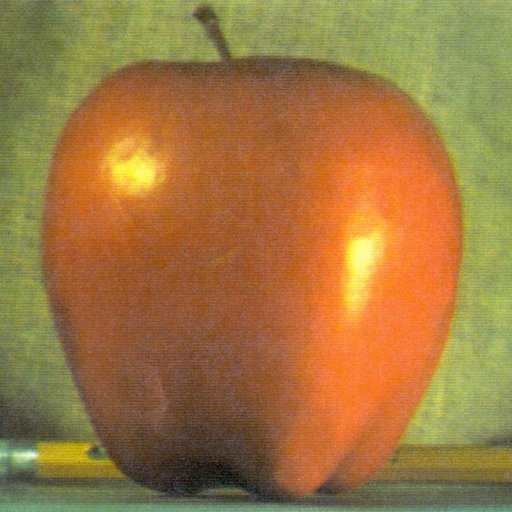
#> input picture Datasets/apple.jpg, 512 x 512 px, found by its file name
$ jupyter execute 11.Edge_Detection.ipynb
#> lines starting #> are read from the running program, lines starting #| are printed output that depends on the picture
# Edge Detection

Gradients are regions in an image where pixel intensity changes. While gradients and edges are not exactly the same from a mathematical perspective, they are closely related in computer vision.

If thresholding is about separating the inside of an object from the outside, edge detection is about finding the exact boundaries where those changes occur.

An edge detection algorithm acts like a sensor that scans across an image, looking for sudden changes in brightness. These abrupt changes often indicate the boundary of an object.

There are many techniques for detecting edges, but one of the most widely used and effective methods in computer vision is the **Canny Edge Detector**.

**Laplacian**

Imagine running your finger across a table.

- Smooth surface → nothing interesting (no edge).
- Sudden drop at the table's boundary → edge.

The Canny detector is basically a robot finger that moves across the image looking for those sudden drops in brightness.

1. `cv.Laplacian()`
- Same brightness  -> No edge
- Sudden change    -> Edge
So it transforms the image into an "edge image".
<br>

2. `cv.CV_64F`
- store the result as 64-bit floating point numbers,，because Laplacian calcualtion can produce negative values.

[cell 1]
import cv2 as cv
import matplotlib.pyplot as plt
import numpy as np

img=cv.imread("../image/apple.jpg")
#> img is the input picture: shape (512, 512, 3); mean B, G, R 64.8, 119.7, 159.1
gray=cv.cvtColor(img,cv.COLOR_BGR2GRAY)
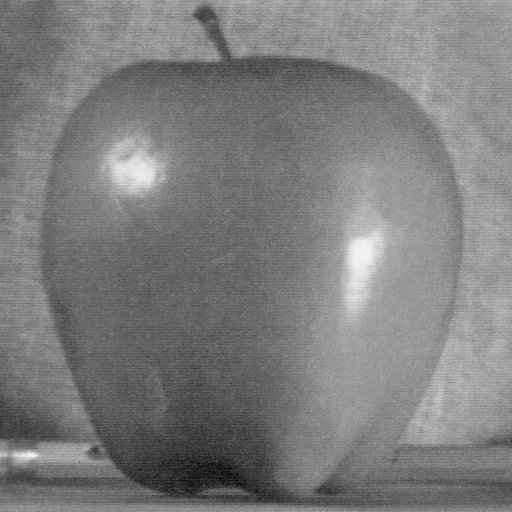
#> gray: shape (512, 512); min 7, max 248, mean 125.2

lap = cv.Laplacian(gray, cv.CV_64F)
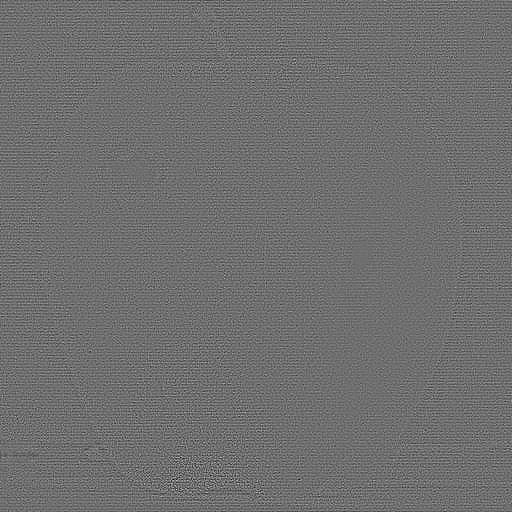
#> lap: shape (512, 512) float64; min -113, max 146, mean 0; drawn with min black and max white
lap=np.uint8(np.absolute(lap))
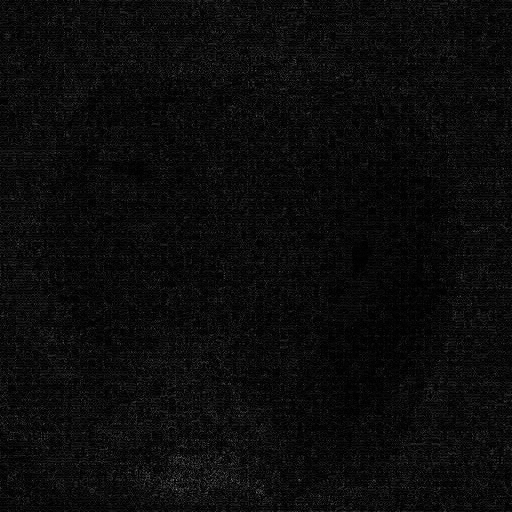
#> lap: shape (512, 512); min 0, max 146, mean 11.9

plt.imshow(lap,cmap="gray")
plt.title("Edges Detected Using Laplacian")
plt.axis("off")
plt.show()

**sobel**

```PYthon
cv.Sobel(image, depth, dx, dy)
```
- $dx$ = how much we care about change in x direction
- $dy$ = how much we care about change in y direction

- (1,0) → look in X direction (left → right) → measure horizontal change → detects vertical edges
- (0,1) → look in Y direction (top → bottom) → measure vertical change → detects horizontal edges

[cell 2]
# sobel
sobelx=cv.Sobel(gray,cv.CV_64F,1,0)
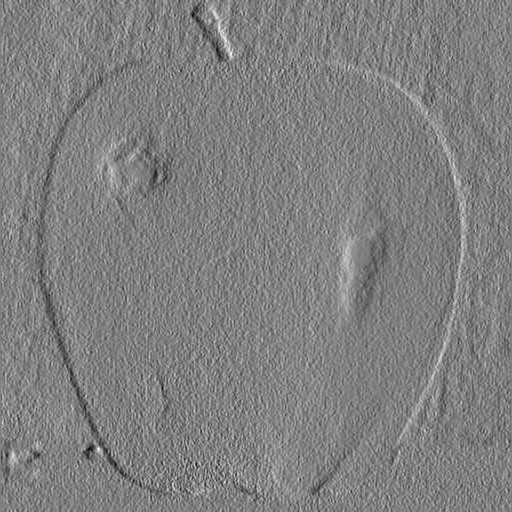
#> sobelx: shape (512, 512) float64; min -153, max 152, mean 0.5; drawn with min black and max white
sobely=cv.Sobel(gray,cv.CV_64F,0,1)
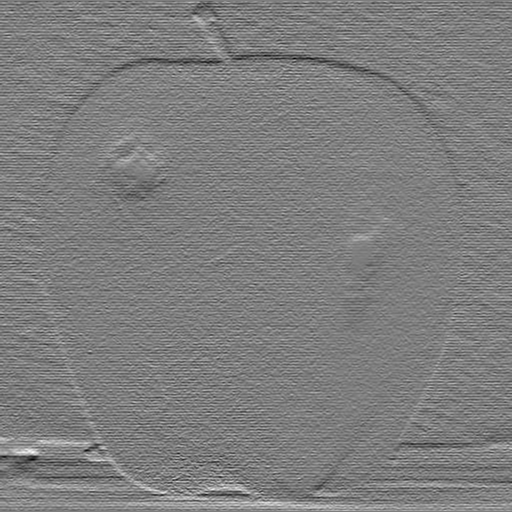
#> sobely: shape (512, 512) float64; min -229, max 233, mean -0.2; drawn with min black and max white

sobelx = np.uint8(np.absolute(sobelx))
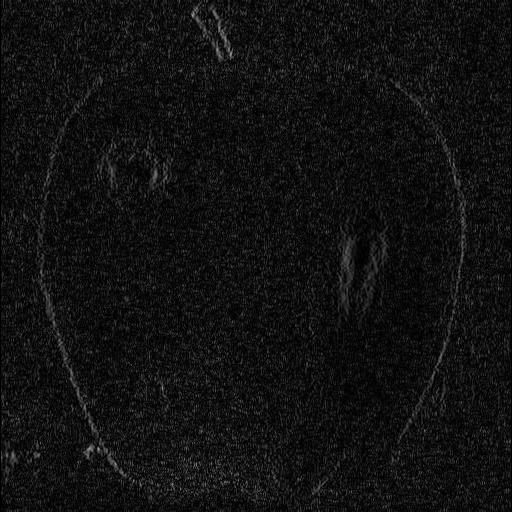
#> sobelx: shape (512, 512); min 0, max 153, mean 17.2
sobely = np.uint8(np.absolute(sobely))  # must convert Sobel outputs to uint8 (after absolute) before using bitwise operations or plotting.
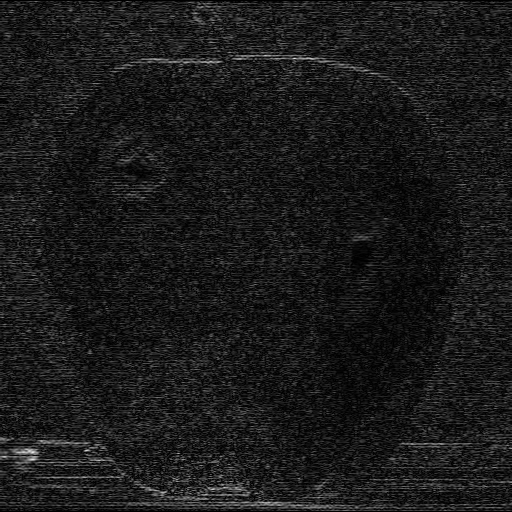
#> sobely: shape (512, 512); min 0, max 233, mean 26.1
plt.subplot(1,3,1)
plt.title("sobel_X")
plt.imshow(sobelx,cmap="gray")
plt.axis("off")

plt.subplot(1,3,2)
plt.title("sobel_y")
plt.imshow(sobely,cmap="gray") # cmap="gray" tells image is grayscale and it shows balck -> white only.
plt.axis("off")


combined=cv.bitwise_or(sobelx,sobely)
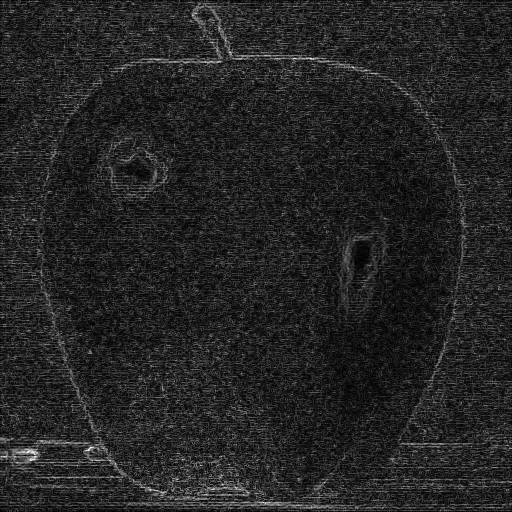
#> combined: shape (512, 512); min 0, max 254, mean 36.2
plt.subplot(1,3,3)
plt.title("sobel_combined")
plt.imshow(combined,cmap="gray")
plt.axis("off")

plt.show()

**Canny edge detector**
```PYTHON
cv.Canny(image, threshold1, threshold2)
```
- `image` : image must be in graysclae because color is not needed for edge detection
- `150 ` lower threshold  (weak edge limit), anything below this is not considered as edge.
- `175` upper threshold (strong edge limit), anything above this is definetely an edge.

```TEXT
hysteresis thresholds (150,175)
150 = minimum edge strength
175 = strong edge confirmation
Canny keeps real edges and removes noise using both.

There is no fixed threshold.
Start with 100–200 and adjust based on:
- too many edges → increase
- too few edges → decrease

Low thresholds → sensitive (detects everything)
High thresholds → strict (detects only strong edges)

[cell 3]
gray=cv.cvtColor(img,cv.COLOR_BGR2GRAY)
canny=cv.Canny(gray,50,145) #adjusted to see different possibilities
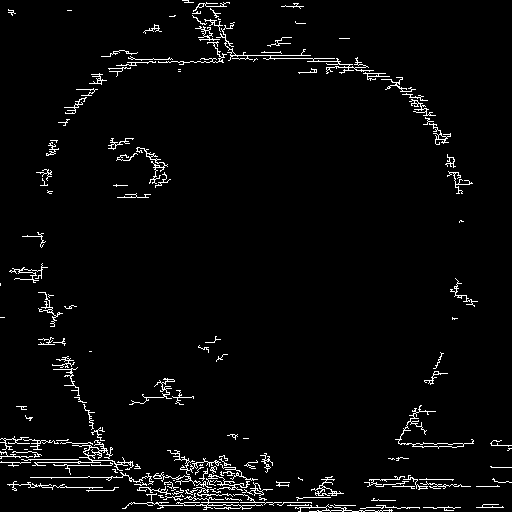
#> canny: shape (512, 512); 3.2% white in thin lines or dots

plt.imshow(canny,cmap="gray")
plt.title("Canny Edge detector")
plt.axis("off")
plt.show()
